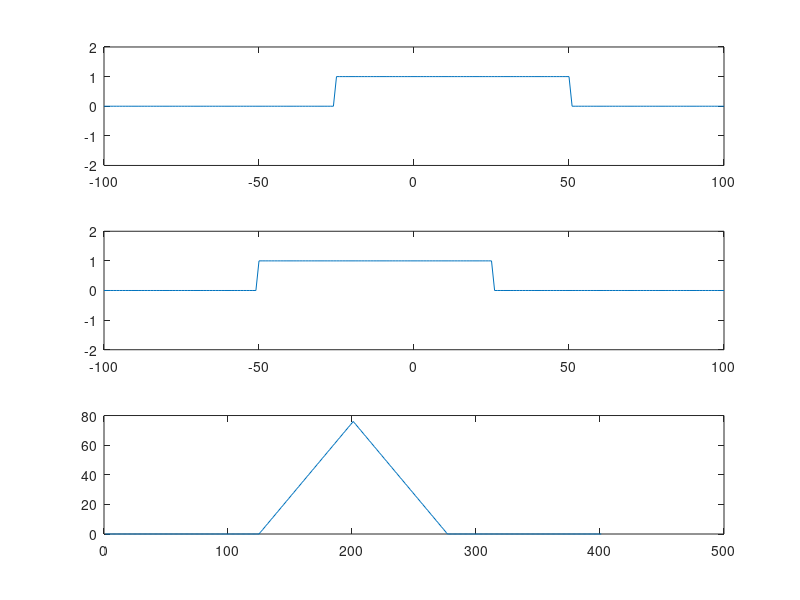

This chart was generated by the following MATLAB code:
%Convolution of rectangular function
clc
clear all
close all
%Step 1: To generate a rectangular function
n=-100:100;  %time index
x=(n>=-25& n<=50); %Rectangular function
y=fliplr(x);
z=conv(x,y)
subplot(3,1,1),plot(n,x),axis([-100 100 -2 2])
subplot(3,1,2),plot(n,y),axis([-100 100 -2 2])
subplot(3,1,3),plot(z)